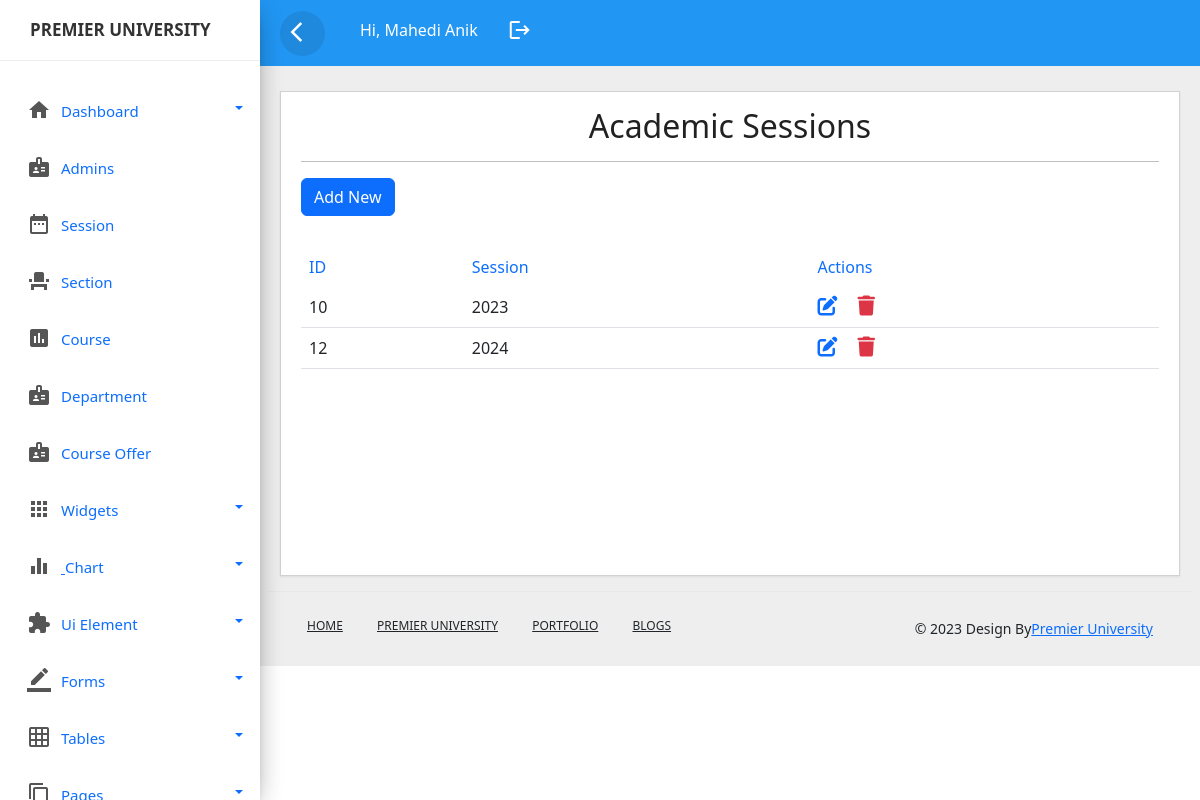
Before: /session.php (signed in) with the older database file.
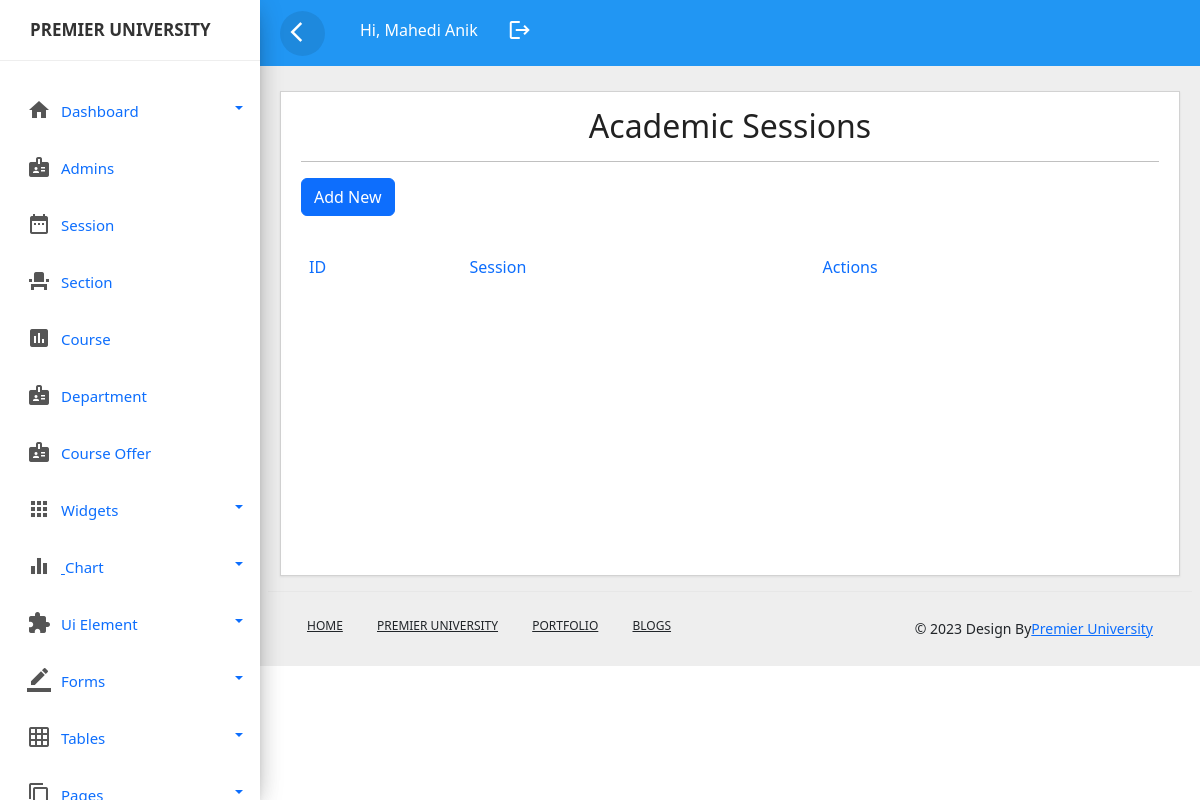
After: the same page with the newer database file.
### tables this page shows
CREATE TABLE `session` (
  `sessionid` int(11) NOT NULL,
  `session` varchar(50) NOT NULL
);

### session.php (the view, shortened to what this page needs)
<?php include_once('header.php');?>
<?php include_once('sidebar.php');?>
<?php include_once('top-header.php');?>
<!DOCTYPE html>
<html lang="en">
<head>
	<link rel="stylesheet" href="css/style.css">
 <link href="https://cdn.jsdelivr.net/npm/bootstrap@5.2.3/dist/css/bootstrap.min.css" rel="stylesheet">
 <link rel="stylesheet" href="https://cdnjs.cloudflare.com/ajax/libs/font-awesome/6.4.0/css/all.min.css" />
</head>
<body>
	<div class="main-content">
		<div class="row">
			<div class="col-lg-12 col-md-12">
				<div class="card" style="min-height:485px">
					<div class="card-header card-header-text">
						<h2 class="card-title" style="text-align: center;">Academic Sessions</h2>
						<hr>
						<a href="add_sesson.php" class="btn btn-primary mb-3">Add New</a>
					</div>
					<div class="card-content table-responsive">
						<table class="table table-hover">
							<thead class="text-primary">
								<tr><th>ID</th>
									<th>Session</th>
									<th>Actions</th>
								</tr>
							</thead>
							<tbody>
								<?php
									@include 'config.php';
									$query=mysqli_query($conn,"select * from `session`");
									while($row=mysqli_fetch_array($query)){
									?>
									<tr>
										<td><?php echo ucwords($row['sessionid']); ?></td>
										<td><?php echo ucwords($row['session']); ?></td>
										<td>
											 <a href="edit_session.php?id=<?php echo $row['sessionid'] ?>" ><i class="fa-solid fa-pen-to-square fs-5 me-3"></i></a>
             <a href="delete_session.php?id=<?php echo $row['sessionid'] ?>" class="link-danger"><i class="fa-solid fa-trash fs-5"></i></a>
										</td>
									</tr>
									<?php
									}
								?>
							</tbody>
						</table>
					</div>
				</div>
			</div>
		</body>
		<?php include_once('footer.php');?>
		</html>

Changed rows visible on the page:
removed session: sessionid "10", session "2023"
removed session: sessionid "12", session "2024"
